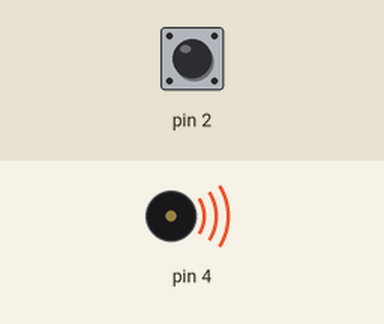
Recording of a sketch running on a simulated Arduino Uno, built with avr-gcc and run on an emulated ATmega328P. Shown: buzzer (waves = sounding). The inputs (shaded band) are chosen by the test bench; at power-on: pin 2 HIGH. What the sketch prints to the serial monitor is not drawn.

Above: at 0.1 s.
Timing chart, 0 to 5.5 s (numbered marks = the images above):
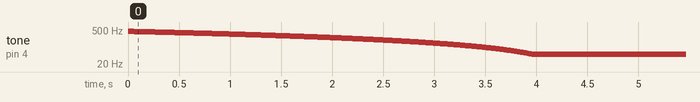

The sketch:

_170521switch.ino
```cpp
int fq = 440;

void setup() {
  // put your setup code here, to run once:
  Serial.begin(9600);

}

void loop() {
  // put your main code here, to run repeatedly:
  if( digitalRead(2) == LOW){
    //Serial.print("LOW");
    if(fq < 20000){
      fq = fq + 1;
    }
  } else {

    //Serial.print("HIGH");
    if(fq > 50){
      fq = fq - 1;
    }
  }
  Serial.print(fq);
  Serial.print("\r\n");
  tone(4, fq);
  delay(10);

}
```

Measured:
- by itself, tone on pin 4: plays 439 Hz for 0.01 s, 438 Hz for 0.01 s, 437 Hz for 0.01 s, 436 Hz for 0.01 s, 435 Hz for 0.01 s, 434 Hz for 0.01 s … (390 notes in this stretch)
